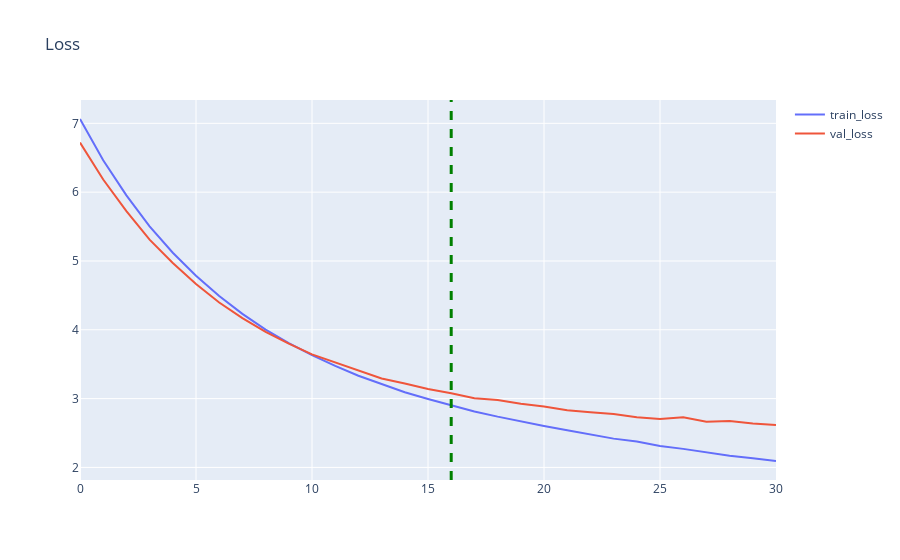

The code cell stored with this chart in its notebook:
### Code cell
## Loss function
trace = go.Scatter(x = np.arange(len(history.history["loss"])), y= history.history["loss"], mode="lines", name="train_loss")
trace2 = go.Scatter(x = np.arange(len(history.history["val_loss"])), y= history.history["val_loss"], mode="lines", name="val_loss")
fig = go.Figure()
fig.add_traces([trace, trace2])
fig.add_vline(x=16, line_width=3, line_dash="dash", line_color="green")
fig.update_layout(dict(title= "Loss"))
fig.show()

### Figure 1 — Plotly figure (JSON) as saved in the notebook; plotly's stock layout.template omitted (floating-point values rounded to 4 significant figures)
{"data": [{"mode": "lines", "name": "train_loss", "type": "scatter", "x": [0, 1, 2, 3, 4, 5, 6, 7, 8, 9, 10, 11, 12, 13, 14, 15, 16, 17, 18, 19, 20, 21, 22, 23, 24, 25, 26, 27, 28, 29, 30], "y": [7.063, 6.464, 5.953, 5.504, 5.12, 4.786, 4.491, 4.231, 4.001, 3.807, 3.632, 3.475, 3.332, 3.213, 3.092, 2.994, 2.904, 2.814, 2.738, 2.668, 2.603, 2.541, 2.48, 2.418, 2.376, 2.311, 2.269, 2.218, 2.17, 2.134, 2.093]}, {"mode": "lines", "name": "val_loss", "type": "scatter", "x": [0, 1, 2, 3, 4, 5, 6, 7, 8, 9, 10, 11, 12, 13, 14, 15, 16, 17, 18, 19, 20, 21, 22, 23, 24, 25, 26, 27, 28, 29, 30], "y": [6.721, 6.183, 5.724, 5.31, 4.97, 4.665, 4.396, 4.168, 3.971, 3.798, 3.642, 3.523, 3.401, 3.292, 3.22, 3.138, 3.076, 3.005, 2.979, 2.924, 2.886, 2.831, 2.801, 2.776, 2.729, 2.703, 2.728, 2.662, 2.675, 2.637, 2.615]}], "layout": {"shapes": [{"line": {"color": "green", "dash": "dash", "width": 3}, "type": "line", "x0": 16, "x1": 16, "xref": "x", "y0": 0, "y1": 1, "yref": "y domain"}], "title": {"text": "Loss"}}}
